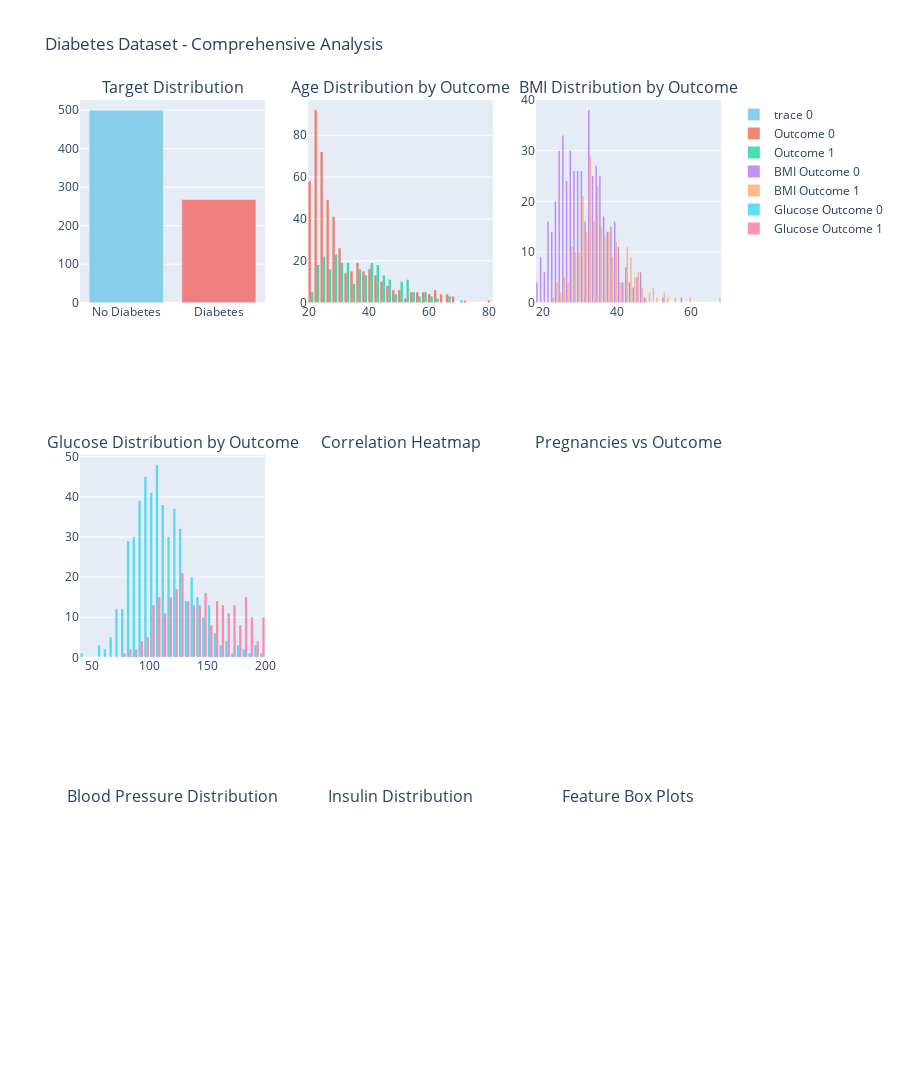

Source (notebook cell):
### Code cell
# Visualizations
print("📊 VISUALIZATIONS")
print("=" * 50)

# Create subplots for comprehensive visualization
fig = make_subplots(
    rows=3, cols=3,
    subplot_titles=[
        'Target Distribution', 'Age Distribution by Outcome', 'BMI Distribution by Outcome',
        'Glucose Distribution by Outcome', 'Correlation Heatmap', 'Pregnancies vs Outcome',
        'Blood Pressure Distribution', 'Insulin Distribution', 'Feature Box Plots'
    ],
    specs=[[{"type": "bar"}, {"type": "histogram"}, {"type": "histogram"}],
           [{"type": "histogram"}, {"type": "heatmap"}, {"type": "box"}],
           [{"type": "histogram"}, {"type": "histogram"}, {"type": "box"}]]
)

# 1. Target distribution
target_counts = df['Outcome'].value_counts()
fig.add_trace(
    go.Bar(x=['No Diabetes', 'Diabetes'], y=target_counts.values, 
           marker_color=['skyblue', 'lightcoral']),
    row=1, col=1
)

# 2. Age distribution by outcome
for outcome in [0, 1]:
    fig.add_trace(
        go.Histogram(x=df[df['Outcome']==outcome]['Age'], 
                    name=f'Outcome {outcome}', opacity=0.7),
        row=1, col=2
    )

# 3. BMI distribution by outcome
for outcome in [0, 1]:
    fig.add_trace(
        go.Histogram(x=df[df['Outcome']==outcome]['BMI'], 
                    name=f'BMI Outcome {outcome}', opacity=0.7),
        row=1, col=3
    )

# 4. Glucose distribution by outcome
for outcome in [0, 1]:
    fig.add_trace(
        go.Histogram(x=df[df['Outcome']==outcome]['Glucose'], 
                    name=f'Glucose Outcome {outcome}', opacity=0.7),
        row=2, col=1
    )

# Update layout
fig.update_layout(height=1200, title_text="Diabetes Dataset - Comprehensive Analysis")
fig.show()

# Separate correlation heatmap using matplotlib/seaborn for better control
plt.figure(figsize=(12, 8))
correlation_matrix = df.corr()
sns.heatmap(correlation_matrix, annot=True, cmap='coolwarm', center=0,
            square=True, linewidths=0.5, fmt='.2f')
plt.title('🔗 Feature Correlation Matrix')
plt.tight_layout()
plt.show()

# Feature distributions by outcome
feature_cols = [col for col in df.columns if col != 'Outcome']
n_features = len(feature_cols)
n_cols = 3
n_rows = (n_features + n_cols - 1) // n_cols

plt.figure(figsize=(15, 5 * n_rows))
for i, feature in enumerate(feature_cols, 1):
    plt.subplot(n_rows, n_cols, i)
    
    # Create histograms for both outcomes
    df[df['Outcome']==0][feature].hist(alpha=0.7, bins=30, label='No Diabetes', color='skyblue')
    df[df['Outcome']==1][feature].hist(alpha=0.7, bins=30, label='Diabetes', color='lightcoral')
    
    plt.title(f'{feature} Distribution by Outcome')
    plt.xlabel(feature)
    plt.ylabel('Frequency')
    plt.legend()
    plt.grid(True, alpha=0.3)

plt.tight_layout()
plt.show()

print("✅ Visualization completed!")

### Figure 1 — Plotly figure (JSON) as saved in the notebook; plotly's stock layout.template omitted (floating-point values rounded to 4 significant figures; data arrays with more than 128 entries replaced by an {"elided": "..."} marker saying what was removed)
{"data": [{"marker": {"color": ["skyblue", "lightcoral"]}, "type": "bar", "x": ["No Diabetes", "Diabetes"], "xaxis": "x", "y": [500, 268], "yaxis": "y"}, {"name": "Outcome 0", "opacity": 0.7, "type": "histogram", "x": {"elided": "500 int values"}, "xaxis": "x2", "yaxis": "y2"}, {"name": "Outcome 1", "opacity": 0.7, "type": "histogram", "x": {"elided": "268 int values"}, "xaxis": "x2", "yaxis": "y2"}, {"name": "BMI Outcome 0", "opacity": 0.7, "type": "histogram", "x": {"elided": "500 float values"}, "xaxis": "x3", "yaxis": "y3"}, {"name": "BMI Outcome 1", "opacity": 0.7, "type": "histogram", "x": {"elided": "268 float values"}, "xaxis": "x3", "yaxis": "y3"}, {"name": "Glucose Outcome 0", "opacity": 0.7, "type": "histogram", "x": {"elided": "500 float values"}, "xaxis": "x4", "yaxis": "y4"}, {"name": "Glucose Outcome 1", "opacity": 0.7, "type": "histogram", "x": {"elided": "268 float values"}, "xaxis": "x4", "yaxis": "y4"}], "layout": {"annotations": [{"font": {"size": 16}, "showarrow": false, "text": "Target Distribution", "x": 0.1444, "xanchor": "center", "xref": "paper", "y": 1, "yanchor": "bottom", "yref": "paper"}, {"font": {"size": 16}, "showarrow": false, "text": "Age Distribution by Outcome", "x": 0.5, "xanchor": "center", "xref": "paper", "y": 1, "yanchor": "bottom", "yref": "paper"}, {"font": {"size": 16}, "showarrow": false, "text": "BMI Distribution by Outcome", "x": 0.8556, "xanchor": "center", "xref": "paper", "y": 1, "yanchor": "bottom", "yref": "paper"}, {"font": {"size": 16}, "showarrow": false, "text": "Glucose Distribution by Outcome", "x": 0.1444, "xanchor": "center", "xref": "paper", "y": 0.6111, "yanchor": "bottom", "yref": "paper"}, {"font": {"size": 16}, "showarrow": false, "text": "Correlation Heatmap", "x": 0.5, "xanchor": "center", "xref": "paper", "y": 0.6111, "yanchor": "bottom", "yref": "paper"}, {"font": {"size": 16}, "showarrow": false, "text": "Pregnancies vs Outcome", "x": 0.8556, "xanchor": "center", "xref": "paper", "y": 0.6111, "yanchor": "bottom", "yref": "paper"}, {"font": {"size": 16}, "showarrow": false, "text": "Blood Pressure Distribution", "x": 0.1444, "xanchor": "center", "xref": "paper", "y": 0.2222, "yanchor": "bottom", "yref": "paper"}, {"font": {"size": 16}, "showarrow": false, "text": "Insulin Distribution", "x": 0.5, "xanchor": "center", "xref": "paper", "y": 0.2222, "yanchor": "bottom", "yref": "paper"}, {"font": {"size": 16}, "showarrow": false, "text": "Feature Box Plots", "x": 0.8556, "xanchor": "center", "xref": "paper", "y": 0.2222, "yanchor": "bottom", "yref": "paper"}], "height": 1200, "title": {"text": "Diabetes Dataset - Comprehensive Analysis"}, "xaxis": {"anchor": "y", "domain": [0, 0.2889]}, "xaxis2": {"anchor": "y2", "domain": [0.3556, 0.6444]}, "xaxis3": {"anchor": "y3", "domain": [0.7111, 1]}, "xaxis4": {"anchor": "y4", "domain": [0, 0.2889]}, "xaxis5": {"anchor": "y5", "domain": [0.3556, 0.6444]}, "xaxis6": {"anchor": "y6", "domain": [0.7111, 1]}, "xaxis7": {"anchor": "y7", "domain": [0, 0.2889]}, "xaxis8": {"anchor": "y8", "domain": [0.3556, 0.6444]}, "xaxis9": {"anchor": "y9", "domain": [0.7111, 1]}, "yaxis": {"anchor": "x", "domain": [0.7778, 1]}, "yaxis2": {"anchor": "x2", "domain": [0.7778, 1]}, "yaxis3": {"anchor": "x3", "domain": [0.7778, 1]}, "yaxis4": {"anchor": "x4", "domain": [0.3889, 0.6111]}, "yaxis5": {"anchor": "x5", "domain": [0.3889, 0.6111]}, "yaxis6": {"anchor": "x6", "domain": [0.3889, 0.6111]}, "yaxis7": {"anchor": "x7", "domain": [0, 0.2222]}, "yaxis8": {"anchor": "x8", "domain": [0, 0.2222]}, "yaxis9": {"anchor": "x9", "domain": [0, 0.2222]}}}
